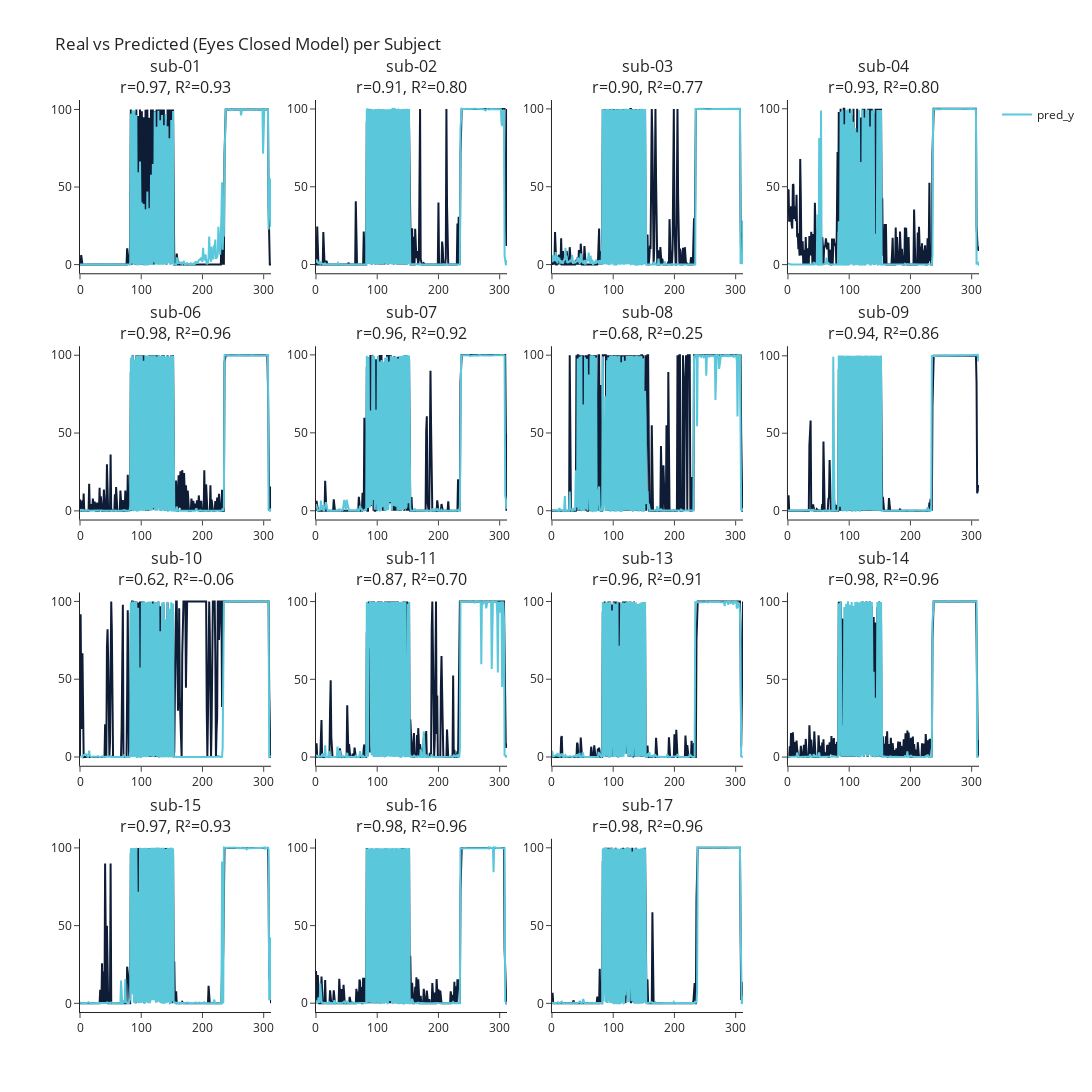

Notebook source saved alongside this figure:
### Code cell
plot_eyesclosed_predictions(evaluation_dict_closed, labels_dir_closed,subject_ids=subject_ids, n_timepoints=313, cols=4, prediction_type='fine_tuned')

### Figure 1 — Plotly figure (JSON) as saved in the notebook; plotly's stock layout.template omitted (floating-point values rounded to 4 significant figures; data arrays with more than 128 entries replaced by an {"elided": "..."} marker saying what was removed)
{"data": [{"line": {"color": "#0E1C36", "width": 2}, "mode": "lines", "showlegend": false, "type": "scatter", "xaxis": "x", "y": {"elided": "313 float values"}, "yaxis": "y"}, {"line": {"color": "#5AC7DB", "width": 2}, "mode": "lines", "name": "pred_y", "showlegend": true, "type": "scatter", "xaxis": "x", "y": {"elided": "313 float values"}, "yaxis": "y"}, {"line": {"color": "#0E1C36", "width": 2}, "mode": "lines", "showlegend": false, "type": "scatter", "xaxis": "x2", "y": {"elided": "313 float values"}, "yaxis": "y2"}, {"line": {"color": "#5AC7DB", "width": 2}, "mode": "lines", "showlegend": false, "type": "scatter", "xaxis": "x2", "y": {"elided": "313 float values"}, "yaxis": "y2"}, {"line": {"color": "#0E1C36", "width": 2}, "mode": "lines", "showlegend": false, "type": "scatter", "xaxis": "x3", "y": {"elided": "313 float values"}, "yaxis": "y3"}, {"line": {"color": "#5AC7DB", "width": 2}, "mode": "lines", "showlegend": false, "type": "scatter", "xaxis": "x3", "y": {"elided": "313 float values"}, "yaxis": "y3"}, {"line": {"color": "#0E1C36", "width": 2}, "mode": "lines", "showlegend": false, "type": "scatter", "xaxis": "x4", "y": {"elided": "313 float values"}, "yaxis": "y4"}, {"line": {"color": "#5AC7DB", "width": 2}, "mode": "lines", "showlegend": false, "type": "scatter", "xaxis": "x4", "y": {"elided": "313 float values"}, "yaxis": "y4"}, {"line": {"color": "#0E1C36", "width": 2}, "mode": "lines", "showlegend": false, "type": "scatter", "xaxis": "x5", "y": {"elided": "313 float values"}, "yaxis": "y5"}, {"line": {"color": "#5AC7DB", "width": 2}, "mode": "lines", "showlegend": false, "type": "scatter", "xaxis": "x5", "y": {"elided": "313 float values"}, "yaxis": "y5"}, {"line": {"color": "#0E1C36", "width": 2}, "mode": "lines", "showlegend": false, "type": "scatter", "xaxis": "x6", "y": {"elided": "313 float values"}, "yaxis": "y6"}, {"line": {"color": "#5AC7DB", "width": 2}, "mode": "lines", "showlegend": false, "type": "scatter", "xaxis": "x6", "y": {"elided": "313 float values"}, "yaxis": "y6"}, {"line": {"color": "#0E1C36", "width": 2}, "mode": "lines", "showlegend": false, "type": "scatter", "xaxis": "x7", "y": {"elided": "313 float values"}, "yaxis": "y7"}, {"line": {"color": "#5AC7DB", "width": 2}, "mode": "lines", "showlegend": false, "type": "scatter", "xaxis": "x7", "y": {"elided": "313 float values"}, "yaxis": "y7"}, {"line": {"color": "#0E1C36", "width": 2}, "mode": "lines", "showlegend": false, "type": "scatter", "xaxis": "x8", "y": {"elided": "313 float values"}, "yaxis": "y8"}, {"line": {"color": "#5AC7DB", "width": 2}, "mode": "lines", "showlegend": false, "type": "scatter", "xaxis": "x8", "y": {"elided": "313 float values"}, "yaxis": "y8"}, {"line": {"color": "#0E1C36", "width": 2}, "mode": "lines", "showlegend": false, "type": "scatter", "xaxis": "x9", "y": {"elided": "313 float values"}, "yaxis": "y9"}, {"line": {"color": "#5AC7DB", "width": 2}, "mode": "lines", "showlegend": false, "type": "scatter", "xaxis": "x9", "y": {"elided": "313 float values"}, "yaxis": "y9"}, {"line": {"color": "#0E1C36", "width": 2}, "mode": "lines", "showlegend": false, "type": "scatter", "xaxis": "x10", "y": {"elided": "313 float values"}, "yaxis": "y10"}, {"line": {"color": "#5AC7DB", "width": 2}, "mode": "lines", "showlegend": false, "type": "scatter", "xaxis": "x10", "y": {"elided": "313 float values"}, "yaxis": "y10"}, {"line": {"color": "#0E1C36", "width": 2}, "mode": "lines", "showlegend": false, "type": "scatter", "xaxis": "x11", "y": {"elided": "313 float values"}, "yaxis": "y11"}, {"line": {"color": "#5AC7DB", "width": 2}, "mode": "lines", "showlegend": false, "type": "scatter", "xaxis": "x11", "y": {"elided": "313 float values"}, "yaxis": "y11"}, {"line": {"color": "#0E1C36", "width": 2}, "mode": "lines", "showlegend": false, "type": "scatter", "xaxis": "x12", "y": {"elided": "313 float values"}, "yaxis": "y12"}, {"line": {"color": "#5AC7DB", "width": 2}, "mode": "lines", "showlegend": false, "type": "scatter", "xaxis": "x12", "y": {"elided": "313 float values"}, "yaxis": "y12"}, {"line": {"color": "#0E1C36", "width": 2}, "mode": "lines", "showlegend": false, "type": "scatter", "xaxis": "x13", "y": {"elided": "313 float values"}, "yaxis": "y13"}, {"line": {"color": "#5AC7DB", "width": 2}, "mode": "lines", "showlegend": false, "type": "scatter", "xaxis": "x13", "y": {"elided": "313 float values"}, "yaxis": "y13"}, {"line": {"color": "#0E1C36", "width": 2}, "mode": "lines", "showlegend": false, "type": "scatter", "xaxis": "x14", "y": {"elided": "313 float values"}, "yaxis": "y14"}, {"line": {"color": "#5AC7DB", "width": 2}, "mode": "lines", "showlegend": false, "type": "scatter", "xaxis": "x14", "y": {"elided": "313 float values"}, "yaxis": "y14"}, {"line": {"color": "#0E1C36", "width": 2}, "mode": "lines", "showlegend": false, "type": "scatter", "xaxis": "x15", "y": {"elided": "313 float values"}, "yaxis": "y15"}, {"line": {"color": "#5AC7DB", "width": 2}, "mode": "lines", "showlegend": false, "type": "scatter", "xaxis": "x15", "y": {"elided": "313 float values"}, "yaxis": "y15"}], "layout": {"annotations": [{"font": {"size": 16}, "showarrow": false, "text": "sub-01<br>r=0.97, R²=0.93", "x": 0.1062, "xanchor": "center", "xref": "paper", "y": 1, "yanchor": "bottom", "yref": "paper"}, {"font": {"size": 16}, "showarrow": false, "text": "sub-02<br>r=0.91, R²=0.80", "x": 0.3688, "xanchor": "center", "xref": "paper", "y": 1, "yanchor": "bottom", "yref": "paper"}, {"font": {"size": 16}, "showarrow": false, "text": "sub-03<br>r=0.90, R²=0.77", "x": 0.6313, "xanchor": "center", "xref": "paper", "y": 1, "yanchor": "bottom", "yref": "paper"}, {"font": {"size": 16}, "showarrow": false, "text": "sub-04<br>r=0.93, R²=0.80", "x": 0.8938, "xanchor": "center", "xref": "paper", "y": 1, "yanchor": "bottom", "yref": "paper"}, {"font": {"size": 16}, "showarrow": false, "text": "sub-06<br>r=0.98, R²=0.96", "x": 0.1062, "xanchor": "center", "xref": "paper", "y": 0.73, "yanchor": "bottom", "yref": "paper"}, {"font": {"size": 16}, "showarrow": false, "text": "sub-07<br>r=0.96, R²=0.92", "x": 0.3688, "xanchor": "center", "xref": "paper", "y": 0.73, "yanchor": "bottom", "yref": "paper"}, {"font": {"size": 16}, "showarrow": false, "text": "sub-08<br>r=0.68, R²=0.25", "x": 0.6313, "xanchor": "center", "xref": "paper", "y": 0.73, "yanchor": "bottom", "yref": "paper"}, {"font": {"size": 16}, "showarrow": false, "text": "sub-09<br>r=0.94, R²=0.86", "x": 0.8938, "xanchor": "center", "xref": "paper", "y": 0.73, "yanchor": "bottom", "yref": "paper"}, {"font": {"size": 16}, "showarrow": false, "text": "sub-10<br>r=0.62, R²=-0.06", "x": 0.1062, "xanchor": "center", "xref": "paper", "y": 0.46, "yanchor": "bottom", "yref": "paper"}, {"font": {"size": 16}, "showarrow": false, "text": "sub-11<br>r=0.87, R²=0.70", "x": 0.3688, "xanchor": "center", "xref": "paper", "y": 0.46, "yanchor": "bottom", "yref": "paper"}, {"font": {"size": 16}, "showarrow": false, "text": "sub-13<br>r=0.96, R²=0.91", "x": 0.6313, "xanchor": "center", "xref": "paper", "y": 0.46, "yanchor": "bottom", "yref": "paper"}, {"font": {"size": 16}, "showarrow": false, "text": "sub-14<br>r=0.98, R²=0.96", "x": 0.8938, "xanchor": "center", "xref": "paper", "y": 0.46, "yanchor": "bottom", "yref": "paper"}, {"font": {"size": 16}, "showarrow": false, "text": "sub-15<br>r=0.97, R²=0.93", "x": 0.1062, "xanchor": "center", "xref": "paper", "y": 0.19, "yanchor": "bottom", "yref": "paper"}, {"font": {"size": 16}, "showarrow": false, "text": "sub-16<br>r=0.98, R²=0.96", "x": 0.3688, "xanchor": "center", "xref": "paper", "y": 0.19, "yanchor": "bottom", "yref": "paper"}, {"font": {"size": 16}, "showarrow": false, "text": "sub-17<br>r=0.98, R²=0.96", "x": 0.6313, "xanchor": "center", "xref": "paper", "y": 0.19, "yanchor": "bottom", "yref": "paper"}], "height": 1280, "showlegend": true, "title": {"text": "Real vs Predicted (Eyes Closed Model) per Subject"}, "width": 1800, "xaxis": {"anchor": "y", "domain": [0, 0.2125]}, "xaxis10": {"anchor": "y10", "domain": [0.2625, 0.475]}, "xaxis11": {"anchor": "y11", "domain": [0.525, 0.7375]}, "xaxis12": {"anchor": "y12", "domain": [0.7875, 1]}, "xaxis13": {"anchor": "y13", "domain": [0, 0.2125]}, "xaxis14": {"anchor": "y14", "domain": [0.2625, 0.475]}, "xaxis15": {"anchor": "y15", "domain": [0.525, 0.7375]}, "xaxis16": {"anchor": "y16", "domain": [0.7875, 1]}, "xaxis2": {"anchor": "y2", "domain": [0.2625, 0.475]}, "xaxis3": {"anchor": "y3", "domain": [0.525, 0.7375]}, "xaxis4": {"anchor": "y4", "domain": [0.7875, 1]}, "xaxis5": {"anchor": "y5", "domain": [0, 0.2125]}, "xaxis6": {"anchor": "y6", "domain": [0.2625, 0.475]}, "xaxis7": {"anchor": "y7", "domain": [0.525, 0.7375]}, "xaxis8": {"anchor": "y8", "domain": [0.7875, 1]}, "xaxis9": {"anchor": "y9", "domain": [0, 0.2125]}, "yaxis": {"anchor": "x", "domain": [0.81, 1]}, "yaxis10": {"anchor": "x10", "domain": [0.27, 0.46]}, "yaxis11": {"anchor": "x11", "domain": [0.27, 0.46]}, "yaxis12": {"anchor": "x12", "domain": [0.27, 0.46]}, "yaxis13": {"anchor": "x13", "domain": [0, 0.19]}, "yaxis14": {"anchor": "x14", "domain": [0, 0.19]}, "yaxis15": {"anchor": "x15", "domain": [0, 0.19]}, "yaxis16": {"anchor": "x16", "domain": [0, 0.19]}, "yaxis2": {"anchor": "x2", "domain": [0.81, 1]}, "yaxis3": {"anchor": "x3", "domain": [0.81, 1]}, "yaxis4": {"anchor": "x4", "domain": [0.81, 1]}, "yaxis5": {"anchor": "x5", "domain": [0.54, 0.73]}, "yaxis6": {"anchor": "x6", "domain": [0.54, 0.73]}, "yaxis7": {"anchor": "x7", "domain": [0.54, 0.73]}, "yaxis8": {"anchor": "x8", "domain": [0.54, 0.73]}, "yaxis9": {"anchor": "x9", "domain": [0.27, 0.46]}}}
